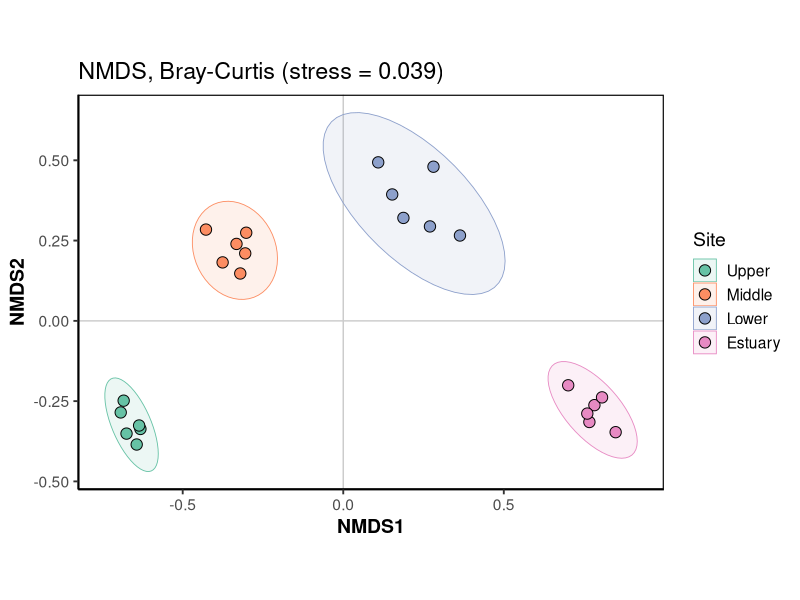

Recreate this plot in R.
#-------------------------------------------------------------------------------
# 4.NMDS (Bray-Curtis)
#-------------------------------------------------------------------------------
rm(list = ls())

library(vegan)
library(dplyr)
library(ggplot2)
library(RColorBrewer)

Sys.setenv(LANG = "en")

out.dir <- "NMDS"
if (!dir.exists(out.dir)) dir.create(out.dir)

# 4-1. Import data
raw <- read.csv("Ayu_Rarefied_Table.csv", check.names = FALSE)
spe <- raw[, -1]
rownames(spe) <- raw$SampleID

site_names <- sub("_[0-9]+$", "", rownames(spe))
site_order <- unique(site_names)
site_cols  <- setNames(brewer.pal(8, "Set2")[(seq_along(site_order) - 1) %% 8 + 1], site_order)

# 4-2. NMDS (Bray-Curtis)
set.seed(123)   # NMDSは乱数を使うので固定
nmds_bray <- metaMDS(spe, distance = "bray", k = 2, trymax = 100, autotransform = FALSE)
nmds_bray$stress   # 0.2未満ならOK、0.1未満なら良好

# 4-3. Shepard plot
png(file.path(out.dir, "fig4a_nmds_shepard.png"), width = 1400, height = 1400, res = 300)
stressplot(nmds_bray, main = "Bray-Curtis")
dev.off()

# 4-4. Plot
sc <- scores(nmds_bray, display = "sites")
nmds_df <- data.frame(NMDS1 = sc[, 1], NMDS2 = sc[, 2], SampleID = rownames(sc),
                      Site = factor(sub("_[0-9]+$", "", rownames(sc)), levels = site_order))

fig_nmds <- ggplot(nmds_df, aes(NMDS1, NMDS2, fill = Site)) +
  geom_hline(yintercept = 0, color = "grey80") +
  geom_vline(xintercept = 0, color = "grey80") +
  stat_ellipse(aes(color = Site), geom = "polygon", alpha = 0.12, linewidth = 0.3) +
  geom_point(shape = 21, size = 3.5, color = "black") +
  scale_fill_manual(values = site_cols) +
  scale_color_manual(values = site_cols) +
  coord_fixed() +
  labs(title = paste0("NMDS, Bray-Curtis (stress = ", round(nmds_bray$stress, 3), ")")) +
  theme_classic(base_size = 14) +
  theme(panel.border = element_rect(color = "black", fill = NA, linewidth = 0.8),
        axis.title = element_text(face = "bold"))
print(fig_nmds)
ggsave(file.path(out.dir, "fig4b_nmds.png"), fig_nmds,
       width = 7, height = 5.5, dpi = 300, bg = "white")
